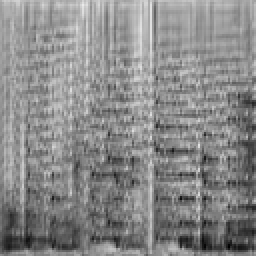
#> input picture vae_gan_1/test_0.png, 128 x 128 px, found by its file name (shown 2 times larger); its folder holds only this picture in this run
$ jupyter execute --allow-errors Reconstruction_wave.ipynb
#> lines starting #> are read from the running program, lines starting #| are printed output that depends on the picture
#> further down, img_1 is the input picture: PIL image 128x128 L; min 0, max 234, mean 136.6
#> `img_1 = 255-img_1`:
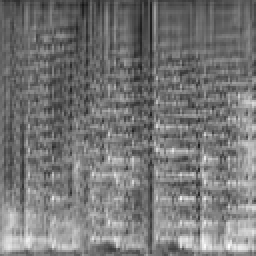
#> img_1: shape (128, 128) (shown 2 times larger); min 21, max 255, mean 118.4
#> `img_1 = numpy.flip(img_1, axis=0)`:
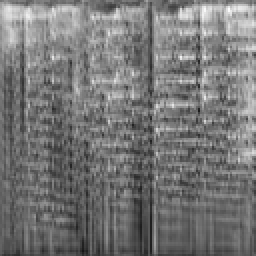
#> img_1: shape (128, 128) (shown 2 times larger); min 21, max 255, mean 118.4
[cell 1]
import os
from PIL import Image

import librosa

from os import listdir
from os.path import isfile, join

[cell 2]
import numpy
import skimage.io

def scale_minmax(X, min=0.0, max=1.0):
#> called with min = -11.99, max = 5.96
    X_std = (X - X.min()) / (X.max() - X.min())
    X_scaled = X_std * (max - min) + min
    return X_scaled

def write_audio(filename, audio, sr=44100):
    sf.write(filename, audio, sr,'PCM_24')

# Directory path

[cell 3]
image_audio='/content/drive/My Drive/DeepLearning_2021/proyecto/vae_gan_1/'
results_vae = '/content/drive/My Drive/DeepLearning_2021/proyecto/Results_wav/'

# Reconstruction using all images obtained with GAN

[cell 4]
import numpy as np

#> (the rest of this cell did not finish here and is left out)
